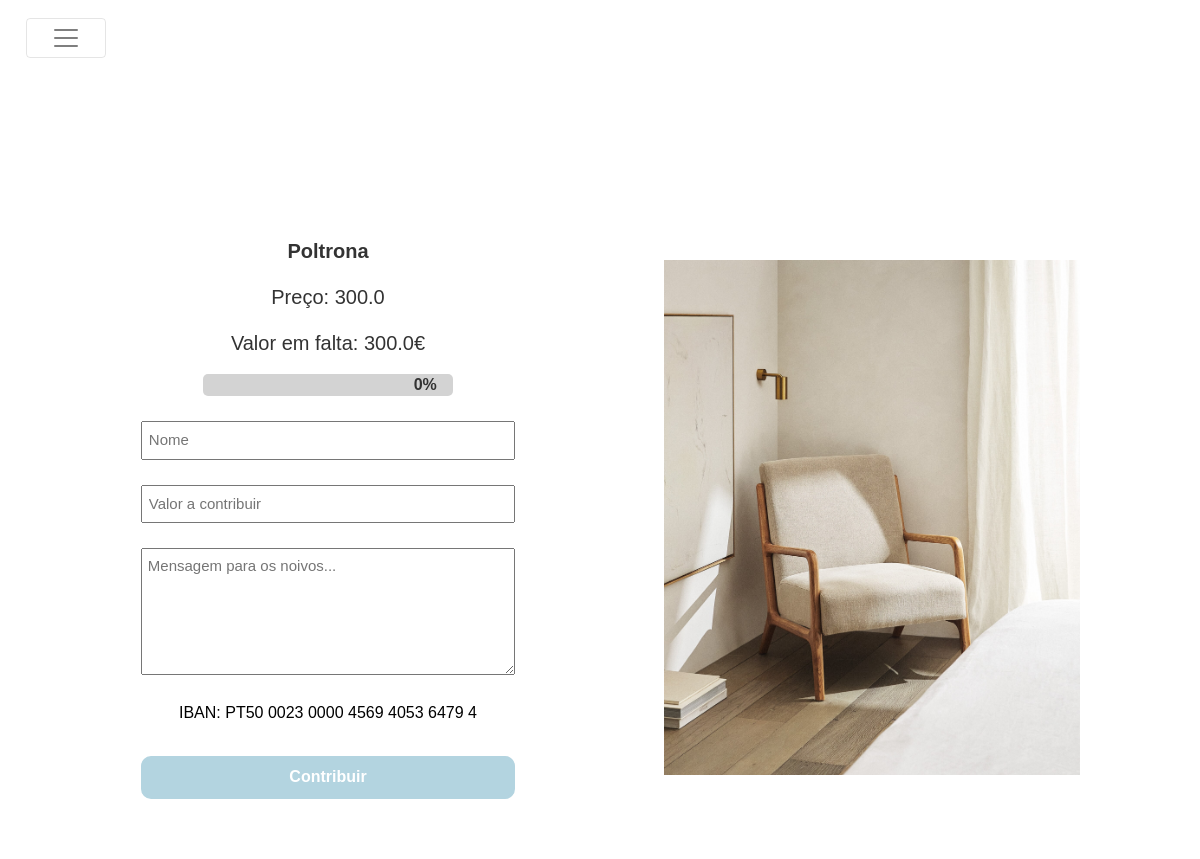
/products/product/2, run on the app's committed database.
### margaridaealberto/models/products.py (models this page shows, shortened)
class Product(db.Model ,model.Model,model.Base):
    __tablename__ = 'products'
    __table_args__ = {'extend_existing': True}
    id = Column(Integer, primary_key=True)
    name = Column(String(80), unique=True, nullable=False)
    description = Column(Text)
    price = Column(Float)
    price_paid = Column(Float, default= 0.0)
    store = Column(Text)
    show_price = Column(Boolean, default=True)
    priority = Column(Integer, default=10)
    images = relationship('ProductImage', back_populates="product")
    contributions = relationship('Contribution', back_populates="product")
    def calculate_percentage(self):
        if self.price:
            ratio = (self.price_paid/self.price)
            return ratio * 100 if ratio <=1 else 100
        else:
            return 0.0
    def missing_value(self):
        return self.price - self.price_paid if self.price >= self.price_paid else 0

### margaridaealberto/models/product_images.py (models this page shows)
class ProductImage(db.Model ,model.Model,model.Base):
    __tablename__ = 'product_images'
    __table_args__ = {'extend_existing': True}
    id = Column(Integer, primary_key=True)
    path = Column(Text)
    product_id = Column(Integer, ForeignKey('products.id'))
    product = relationship('Product', back_populates="images")

### margaridaealberto/modules/products.py (the view, shortened to what this page needs)
@bp.route('/product/<product_id>', methods=('GET', 'POST'))
@bp.route('/product/<product_id>/<contribution_id>', methods=('GET', 'POST'))
def product(product_id,contribution_id=None):
    product = Product.query.filter_by(id=product_id).first()
    contribution=None
    if contribution_id:
        contribution = Contribution.query.filter_by(id=contribution_id).first()
    return render_template('products/product.html',product=product,contribution=contribution)

### margaridaealberto/templates/products/product.html (shortened to what this page needs)
{% extends 'layout.html' %}
{% import 'macros/progress_bar.html' as progress_bar with context %}
{% import 'macros/contributions.html' as contributions with context %}
{% block content %}
<div class="product_background"  >
  <div class="product_container_column">
    <div class="preco">
      <p><b>{{product.name}}</b></p>
      {% if product.show_price %}
        <p>Preço: {{product.price}}</p>
        <p>Valor em falta: {{product.missing_value()}}€</p>
        {{progress_bar.progress_bar(product.calculate_percentage()|int)}}
      {% endif %}
    </div>
    {{contributions.contribution_form()}}
  </div>
  <div class="product_container_column">
    {% for image in product.images %}
      <div class="mySlides">
        <img src="{{url_for('static',filename=image.path)}}" style="width:100%">
      </div>
    {% endfor %}
  </div>
</div>
{% endblock %}

### margaridaealberto/static/style/phoneside_styles.css (style rules this page uses)
@media (max-width: 75em) and (min-width: 47.99em) { .mySlides { width:100%!important; } }

### margaridaealberto/static/style/styles.css (style rules this page uses)
body, html { margin: 0; overflow-x: auto; text-align: center; height: 100%; width: 100%; font-family: 'Trebuchet MS', sans-serif; }
.product_background { box-shadow: inset 0 0 0 1000px rgb(255 255 255 / 74%); min-height:100%; background-attachment: fixed; background-repeat: no-repeat!important; background-size: cover!important; display: flex; justify-content: center; flex-wrap: wrap; padding-top: 6rem; flex-direction: row; align-items: center; }
.product_container_column { width: 40%; background: rgba(255, 255, 255, 0.7); padding: 2rem; margin: 2rem; }
.preco { font-size:20px; color:#333333; text-align:center; text-decoration: none; }
.mySlides { display: none; }
.progressBar { height: 1.4rem; background-color: lightgray; border-radius: 5px; }
.progressBar-zero { height: 100%; display: flex; justify-content: flex-end; align-items: center; font-size: 1rem; margin-right: 1rem; }
.progressBarContainer { width: 60%; margin-right: 20%; margin-left: 20%; }

### data on the page
Product: name "Poltrona", price "300.0", missing_value "300.0", progress_bar "0%"
ProductImage: path (picture)

### other printed values
{{ information['iban'] }} "PT50 0023 0000 4569 4053 6479 4"
